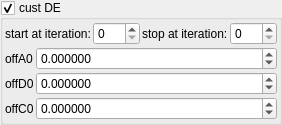
    <widget class="MyGroupBox" name="groupCheck_analyticDE_enabled">
     <property name="toolTip">
      <string/>
     </property>
     <property name="title">
      <string>cust DE&amp;</string>
     </property>
     <property name="checkable">
      <bool>true</bool>
     </property>
     <layout class="QVBoxLayout" name="verticalLayout_32" stretch="0,0">
      <property name="spacing">
       <number>2</number>
      </property>
      <property name="leftMargin">
       <number>2</number>
      </property>
      <property name="topMargin">
       <number>2</number>
      </property>
      <property name="rightMargin">
       <number>2</number>
      </property>
      <property name="bottomMargin">
       <number>2</number>
      </property>
      <item>
       <layout class="QHBoxLayout" name="horizontalLayout_19" stretch="0,1,0,1">
        <item>
         <widget class="QLabel" name="label_104">
          <property name="text">
           <string>start at iteration:</string>
          </property>
         </widget>
        </item>
        <item>
         <widget class="MySpinBox" name="spinboxInt_analyticDE_start_iterations_A">
          <property name="sizePolicy">
           <sizepolicy hsizetype="Minimum" vsizetype="Maximum">
            <horstretch>0</horstretch>
            <verstretch>0</verstretch>
           </sizepolicy>
          </property>
          <property name="minimum">
           <number>0</number>
          </property>
          <property name="maximum">
           <number>999</number>
          </property>
          <property name="value">
           <number>0</number>
          </property>
         </widget>
        </item>
        <item>
         <widget class="QLabel" name="label_75">
          <property name="text">
           <string>stop at iteration:</string>
          </property>
         </widget>
        </item>
        <item>
         <widget class="MySpinBox" name="spinboxInt_analyticDE_stop_iterations_A">
          <property name="sizePolicy">
           <sizepolicy hsizetype="Preferred" vsizetype="Maximum">
            <horstretch>0</horstretch>
            <verstretch>0</verstretch>
           </sizepolicy>
          </property>
          <property name="maximum">
           <number>999</number>
          </property>
         </widget>
        </item>
       </layout>
      </item>
      <item>
       <layout class="QGridLayout" name="gridLayout_11" columnstretch="0,1">
        <property name="spacing">
         <number>2</number>
        </property>
        <item row="2" column="0">
         <widget class="QLabel" name="label_38">
          <property name="text">
           <string notr="true">offC0</string>
          </property>
         </widget>
        </item>
        <item row="0" column="0">
         <widget class="QLabel" name="label_40">
          <property name="text">
           <string notr="true">offA0</string>
          </property>
         </widget>
        </item>
        <item row="1" column="0">
         <widget class="QLabel" name="label_41">
          <property name="text">
           <string notr="true">offD0</string>
          </property>
         </widget>
        </item>
        <item row="0" column="1">
         <widget class="MyDoubleSpinBox" name="spinbox_transf_offsetA_0">
          <property name="sizePolicy">
           <sizepolicy hsizetype="Minimum" vsizetype="Maximum">
            <horstretch>0</horstretch>
            <verstretch>0</verstretch>
           </sizepolicy>
          </property>
          <property name="prefix">
           <string/>
          </property>
          <property name="suffix">
           <string/>
          </property>
          <property name="decimals">
           <number>6</number>
          </property>
          <property name="minimum">
           <double>-99.989999999999995</double>
          </property>
          <property name="maximum">
           <double>99.989999999999995</double>
          </property>
          <property name="singleStep">
           <double>0.100000000000000</double>
          </property>
         </widget>
        </item>
        <item row="1" column="1">
         <widget class="MyDoubleSpinBox" name="spinbox_transf_offsetD_0">
          <property name="sizePolicy">
           <sizepolicy hsizetype="Minimum" vsizetype="Maximum">
            <horstretch>0</horstretch>
            <verstretch>0</verstretch>
           </sizepolicy>
          </property>
          <property name="prefix">
           <string/>
          </property>
          <property name="suffix">
           <string/>
          </property>
          <property name="decimals">
           <number>6</number>
          </property>
          <property name="minimum">
           <double>-99.989999999999995</double>
          </property>
          <property name="maximum">
           <double>99.989999999999995</double>
          </property>
          <property name="singleStep">
           <double>0.010000000000000</double>
          </property>
         </widget>
        </item>
        <item row="2" column="1">
         <widget class="MyDoubleSpinBox" name="spinbox_transf_offsetC_0">
          <property name="sizePolicy">
           <sizepolicy hsizetype="Minimum" vsizetype="Maximum">
            <horstretch>0</horstretch>
            <verstretch>0</verstretch>
           </sizepolicy>
          </property>
          <property name="prefix">
           <string/>
          </property>
          <property name="suffix">
           <string/>
          </property>
          <property name="decimals">
           <number>6</number>
          </property>
          <property name="minimum">
           <double>-99.989999999999995</double>
          </property>
          <property name="maximum">
           <double>99.989999999999995</double>
          </property>
          <property name="singleStep">
           <double>0.100000000000000</double>
          </property>
         </widget>
        </item>
       </layout>
      </item>
     </layout>
    </widget>
